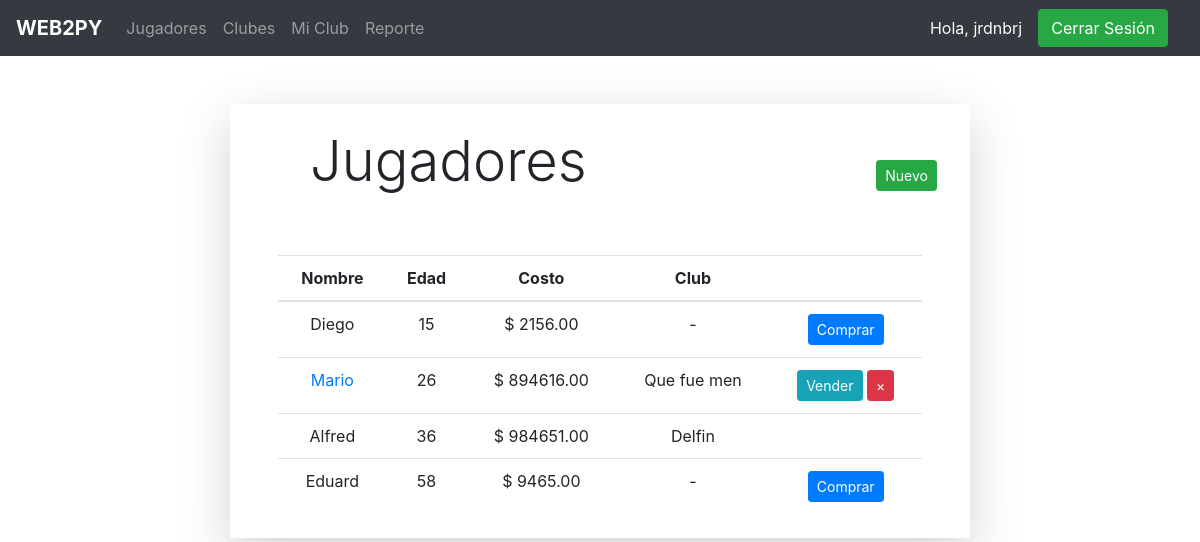
/jugadores (signed in), run on an earlier commit of the app's database.
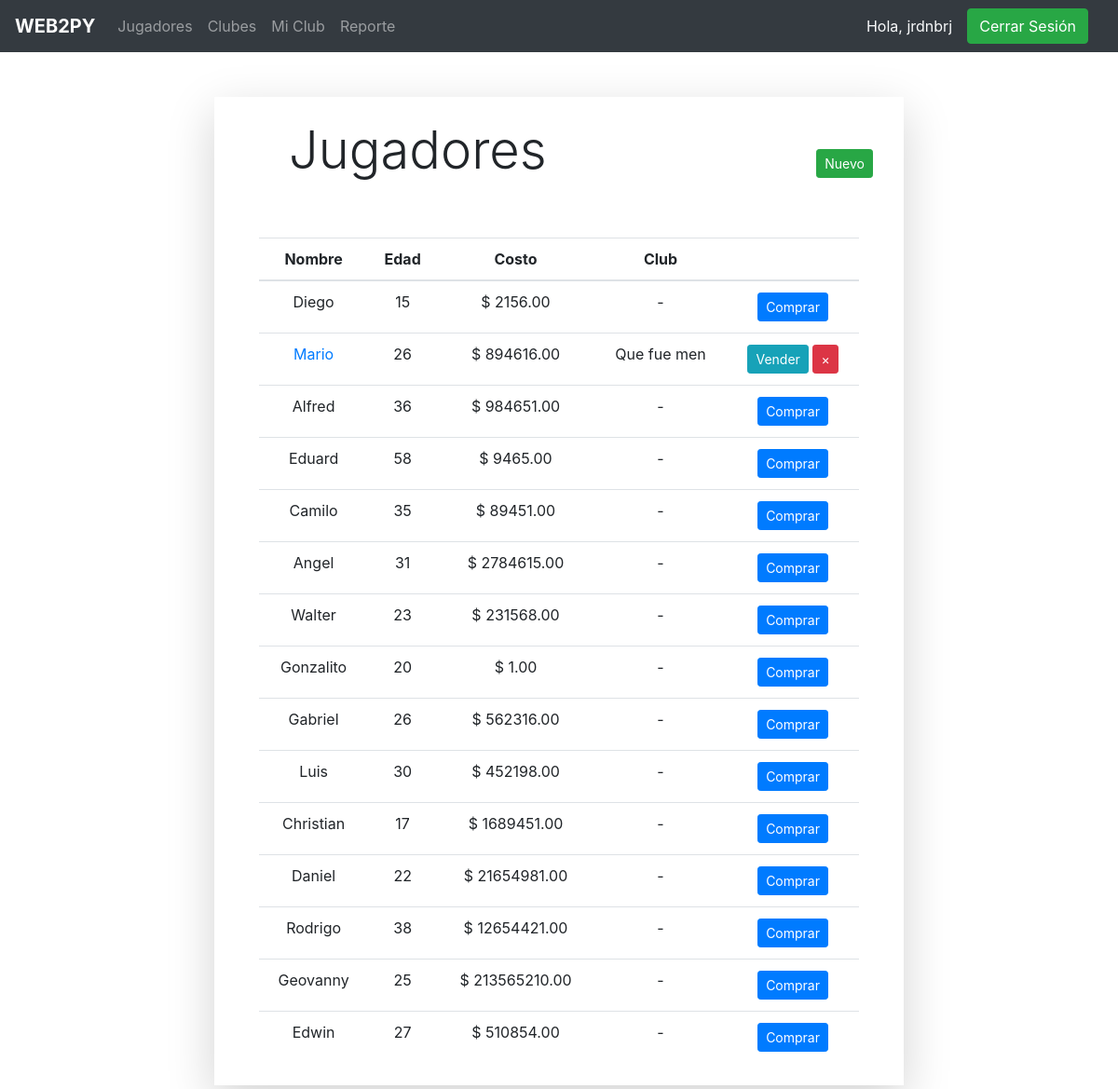
And on a later commit of the database.
### app/models.py (models this page shows, shortened)
class Jugador(models.Model):
    id = models.AutoField(primary_key=True)
    nombre = models.CharField(max_length=50)
    edad = models.IntegerField()
    costo = models.DecimalField(decimal_places = 2, max_digits = 15)
    club = models.ForeignKey(Club, null=True, blank=True, on_delete=models.SET_NULL, related_name='club')

class Club(models.Model):
    id = models.AutoField(primary_key=True)
    nombre = models.CharField(max_length=50, unique=True)
    email = models.EmailField(max_length=50, unique=True, default='')
    pais = models.CharField(max_length=30, default='')
    telefono = models.CharField(max_length=25, null=True, blank=True, default='')
    usuario = models.ForeignKey(User, null=True, blank=True, on_delete=models.SET_NULL, related_name='usuario')
    def __str__(self):
        return self.nombre

### app/views.py (the view)
# urls.py: path('jugadores', jugadores, name='jugadores'),
@login_required
def jugadores(request):
    jugadores = Jugador.objects.all()
    try:
        club = Club.objects.get(usuario=request.user)
    except Club.DoesNotExist:
        club = None
    return render(request, 'jugador/jugadores.html', { 'jugadores': jugadores, 'club': club })

### templates/jugador/jugadores.html (shortened to what this page needs)
{% extends 'base.html' %}
{% block content %}
<div class="container">
    <div class="shadow-lg col-xl-8 mx-auto m-5 px-5 py-2">
        <div class="row ml-3 mb-3 justify-content-between">
            <h2 class="m-3 display-4">Jugadores</h2>
            {% if request.user.is_superuser %}
                <a class="btn btn-sm btn-success my-5" href="{% url 'nuevo_jugador' %}">Nuevo</a>
            {% endif %}
        </div>
        <table class="table table-hover">
            <thead>
                <tr class="text-center">
                    <th scope="col">Nombre</th>
                    <th scope="col">Edad</th>
                    <th scope="col">Costo</th>
                    <th scope="col">Club</th>
                    {% if request.user.is_superuser %}
                        <th scope="col"></th>
                    {% endif %}
                </tr>
            </thead>
            <tbody>
                {% for jugador in jugadores %}
                    <tr class="text-center">
                        <td>
                            {% if jugador.club and jugador.club == club %}
                                <a href="{% url 'editar_jugador' jugador.id %}">{{ jugador.nombre }}</a>
                            {% else %}
                                {{ jugador.nombre }}
                            {% endif %}
                        </td>
                        <td>{{ jugador.edad }}</td>
                        <td>$ {{ jugador.costo }}</td>
                        <td>{% if jugador.club %}{{ jugador.club }}{% else %}-{% endif %}</td>
                        {% if request.user.is_superuser %}
                            <td>
                                {% if not jugador.club %}
                                    <a href="{% url 'comprar_jugador' jugador.id %}" class="btn btn-sm btn-primary">Comprar</a>
                                {% endif %}
                                {% if jugador.club == club %}
                                    <a href="{% url 'vender_jugador' jugador.id %}" class="btn btn-sm btn-info">Vender</a>
                                    <a href="{% url 'eliminar_jugador' jugador.id %}" class="btn btn-sm btn-danger" class="close" aria-label="Close" type="button"><span aria-hidden="true">&times;</span></button>
                                {% endif %}
                            </td>
                        {% endif %}
                    </tr>
                {% endfor %}
            </tbody>
        </table>
    </div>
</div>
{% endblock %}

What changed in the data, as far as the page shows it:
changed Jugador "Alfred": club "Delfin" → (not shown); now shows "- Comprar"
added Jugador: nombre "Camilo", edad "35", costo "89451.00", shows "Comprar"
added Jugador: nombre "Angel", edad "31", costo "2784615.00", shows "Comprar"
added Jugador: nombre "Walter", edad "23", costo "231568.00", shows "Comprar"
added Jugador: nombre "Gonzalito", edad "20", costo "1.00", shows "Comprar"
added Jugador: nombre "Gabriel", edad "26", costo "562316.00", shows "Comprar"
added Jugador: nombre "Luis", edad "30", costo "452198.00", shows "Comprar"
added Jugador: nombre "Christian", edad "17", costo "1689451.00", shows "Comprar"
added Jugador: nombre "Daniel", edad "22", costo "21654981.00", shows "Comprar"
added Jugador: nombre "Rodrigo", edad "38", costo "12654421.00", shows "Comprar"
added Jugador: nombre "Geovanny", edad "25", costo "213565210.00", shows "Comprar"
added Jugador: nombre "Edwin", edad "27", costo "510854.00", shows "Comprar"
